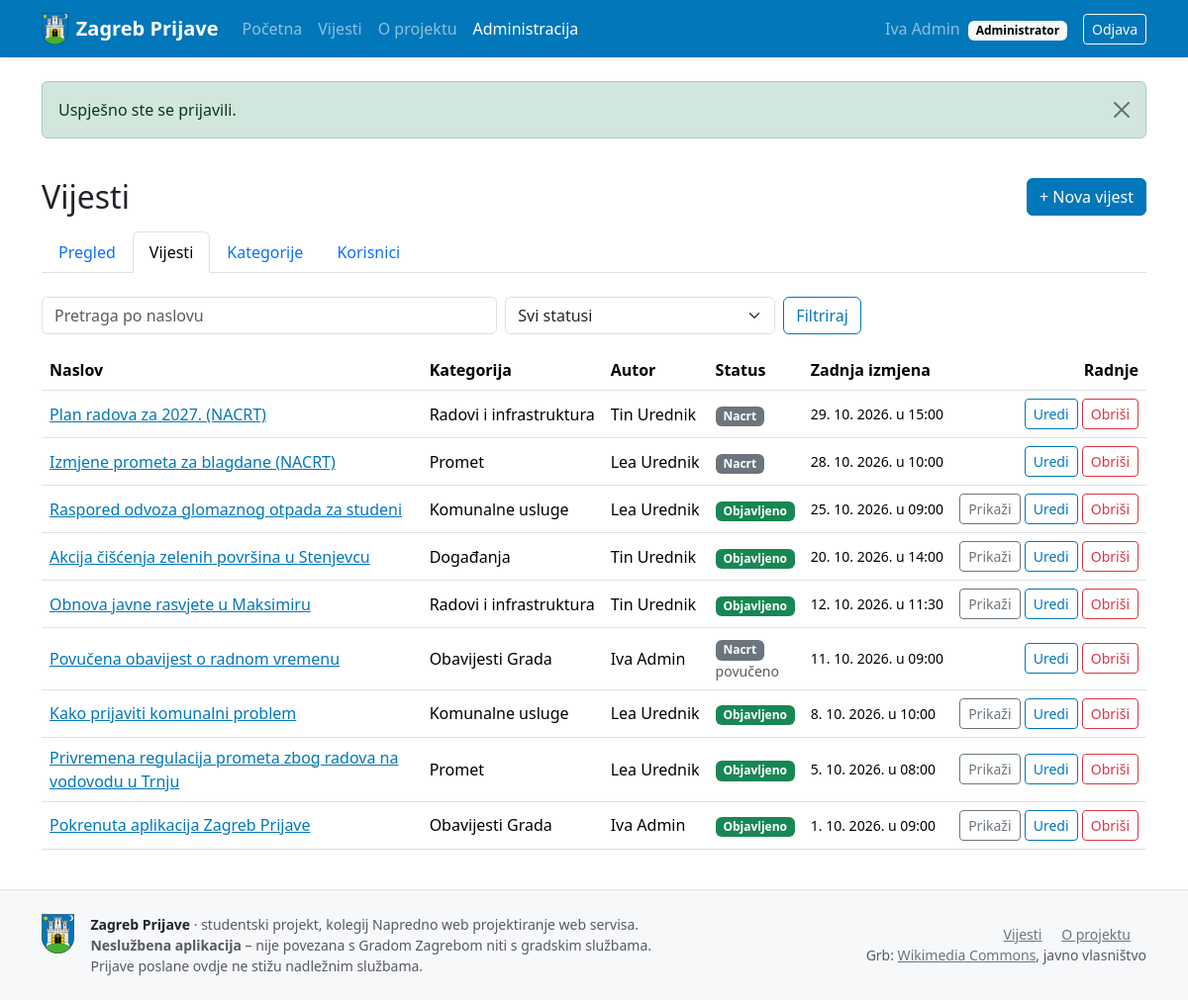
The app's page /zagreb-prijave/admin/vijesti (signed in) with its own data.
### tables this page shows
CREATE TABLE korisnici (
  id             INT UNSIGNED     NOT NULL AUTO_INCREMENT,
  ime            VARCHAR(50)      NOT NULL,
  prezime        VARCHAR(50)      NOT NULL,
  email          VARCHAR(255)     NOT NULL,
  lozinka_hash   VARCHAR(255)     NOT NULL,    
  uloga_id       TINYINT UNSIGNED NOT NULL,
  aktivan        TINYINT(1)       NOT NULL DEFAULT 1,
  zadnja_prijava DATETIME         NULL,
  kreirano_u     DATETIME         NOT NULL DEFAULT CURRENT_TIMESTAMP,
  azurirano_u    DATETIME         NOT NULL DEFAULT CURRENT_TIMESTAMP ON UPDATE CURRENT_TIMESTAMP,
  PRIMARY KEY (id),
  UNIQUE KEY uq_korisnici_email (email),
  KEY idx_korisnici_uloga (uloga_id),
  CONSTRAINT fk_korisnici_uloga
    FOREIGN KEY (uloga_id) REFERENCES uloge (id)
    ON UPDATE CASCADE ON DELETE RESTRICT,      
  CONSTRAINT chk_korisnici_aktivan CHECK (aktivan IN (0, 1))
);

CREATE TABLE uloge (
  id    TINYINT UNSIGNED NOT NULL AUTO_INCREMENT,
  kod   VARCHAR(20)      NOT NULL,
  naziv VARCHAR(50)      NOT NULL,
  opis  VARCHAR(255)     NULL,
  PRIMARY KEY (id),
  UNIQUE KEY uq_uloge_kod (kod)
);

CREATE TABLE vijesti (
  id            INT UNSIGNED      NOT NULL AUTO_INCREMENT,
  kategorija_id SMALLINT UNSIGNED NOT NULL,
  autor_id      INT UNSIGNED      NOT NULL,
  naslov        VARCHAR(200)      NOT NULL,
  sazetak       VARCHAR(500)      NOT NULL,
  sadrzaj       MEDIUMTEXT        NOT NULL,
  slika         VARCHAR(255)      NULL,
  status        ENUM('nacrt','objavljeno') NOT NULL DEFAULT 'nacrt',
  datum_objave  DATETIME          NULL,        
  kreirano_u    DATETIME          NOT NULL DEFAULT CURRENT_TIMESTAMP,
  azurirano_u   DATETIME          NOT NULL DEFAULT CURRENT_TIMESTAMP ON UPDATE CURRENT_TIMESTAMP,
  PRIMARY KEY (id),
  KEY idx_vijesti_kategorija (kategorija_id),
  KEY idx_vijesti_autor (autor_id),
  KEY idx_vijesti_status_datum (status, datum_objave),   
  CONSTRAINT fk_vijesti_kategorija
    FOREIGN KEY (kategorija_id) REFERENCES kategorije_vijesti (id)
    ON UPDATE CASCADE ON DELETE RESTRICT,      
  CONSTRAINT fk_vijesti_autor
    FOREIGN KEY (autor_id) REFERENCES korisnici (id)
    ON UPDATE CASCADE ON DELETE RESTRICT,
   
  CONSTRAINT chk_vijesti_objava CHECK (status <> 'objavljeno' OR datum_objave IS NOT NULL)
);

CREATE TABLE kategorije_vijesti (
  id          SMALLINT UNSIGNED NOT NULL AUTO_INCREMENT,
  naziv       VARCHAR(80)       NOT NULL,
  opis        VARCHAR(255)      NULL,
  kreirano_u  DATETIME          NOT NULL DEFAULT CURRENT_TIMESTAMP,
  azurirano_u DATETIME          NOT NULL DEFAULT CURRENT_TIMESTAMP ON UPDATE CURRENT_TIMESTAMP,
  PRIMARY KEY (id),
  UNIQUE KEY uq_kategorije_naziv (naziv)
);

### views/admin/vijesti/index.php (the view, shortened to what the rows shown need)
<div class="d-flex flex-wrap justify-content-between align-items-center gap-2 mb-3">
    <h1 class="h2 mb-0"><?= e($title) ?></h1>
    <a href="<?= e(url('/admin/vijesti/nova')) ?>" class="btn btn-primary">+ Nova vijest</a>
</div>
<?php require __DIR__ . '/../_nav.php'; ?>
<form method="get" action="<?= e(url('/admin/vijesti')) ?>" class="row g-2 mb-3" role="search">
    <div class="col-sm-6 col-md-5">
        <input type="search" class="form-control" id="q" name="q" maxlength="100" placeholder="Pretraga po naslovu"
               value="<?= e($q) ?>">
    </div>
    <div class="col-sm-4 col-md-3">
        <select class="form-select" id="status" name="status">
            <option value="">Svi statusi</option>
        </select>
    </div>
    <div class="col-auto">
        <button type="submit" class="btn btn-outline-primary">Filtriraj</button>
    </div>
</form>
<?php if ($vijesti === []): ?>
    <div class="text-center text-body-secondary py-5 border rounded-3">
        <?= $q !== '' || $status !== null ? 'Nema vijesti koje odgovaraju filtru.' : 'Još nema vijesti. Napišite prvu!' ?>
    </div>
<?php else: ?>
    <div class="table-responsive">
        <table class="table table-hover align-middle">
            <thead>
            <tr>
                <th scope="col">Naslov</th>
                <th scope="col">Kategorija</th>
                <?php if ($sveVijesti): ?><th scope="col">Autor</th><?php endif; ?>
                <th scope="col">Status</th>
                <th scope="col">Zadnja izmjena</th>
                <th scope="col" class="text-end">Radnje</th>
            </tr>
            </thead>
            <tbody>
            <?php foreach ($vijesti as $v): ?>
                <tr>
                    <td><a href="<?= e(url('/admin/vijesti/' . (int) $v['id'] . '/uredi')) ?>"><?= e($v['naslov']) ?></a></td>
                    <td class="text-nowrap"><?= e($v['kategorija']) ?></td>
                    <?php if ($sveVijesti): ?><td class="text-nowrap"><?= e($v['autor']) ?></td><?php endif; ?>
                    <td>
                        <?php if ($v['status'] === 'objavljeno'): ?>
                            <span class="badge text-bg-success">Objavljeno</span>
                        <?php else: ?>
                            <span class="badge text-bg-secondary">Nacrt</span>
                            <?php if ($v['datum_objave']): ?><span class="small text-body-secondary d-block">povučeno</span><?php endif; ?>
                        <?php endif; ?>
                    </td>
                    <td class="text-nowrap small"><?= e(datum($v['azurirano_u'], true)) ?></td>
                    <td class="text-end text-nowrap">
                        <?php if ($v['status'] === 'objavljeno'): ?>
                            <a href="<?= e(url('/vijesti/' . (int) $v['id'])) ?>" class="btn btn-sm btn-outline-secondary">Prikaži</a>
                        <?php endif; ?>
                        <a href="<?= e(url('/admin/vijesti/' . (int) $v['id'] . '/uredi')) ?>" class="btn btn-sm btn-outline-primary">Uredi</a>
                        <form method="post" action="<?= e(url('/admin/vijesti/' . (int) $v['id'] . '/obrisi')) ?>" class="d-inline"
                              data-potvrda="Obrisati vijest „<?= e($v['naslov']) ?>”? Radnja se ne može poništiti.">
                            <button type="submit" class="btn btn-sm btn-outline-danger">Obriši</button>
                        </form>
                    </td>
                </tr>
            <?php endforeach; ?>
            </tbody>
        </table>
    </div>
<?php endif; ?>

### views/admin/_nav.php (shortened to what the rows shown need)
<?php
$stavke = Auth::hasRole('admin')
    ? ['/admin' => 'Pregled', '/admin/vijesti' => 'Vijesti', '/admin/kategorije' => 'Kategorije', '/admin/korisnici' => 'Korisnici']
    : ['/admin/vijesti' => 'Moje vijesti'];
$trenutna = request_path();
?>
<ul class="nav nav-tabs mb-4">
    <?php foreach ($stavke as $putanja => $naziv):
        $aktivna = $trenutna === $putanja || ($putanja !== '/admin' && str_starts_with($trenutna, $putanja . '/')); ?>
        <li class="nav-item">
            <a class="nav-link<?= $aktivna ? ' active' : '' ?>" href="<?= e(url($putanja)) ?>"
                <?= $aktivna ? 'aria-current="page"' : '' ?>><?= e($naziv) ?></a>
        </li>
    <?php endforeach; ?>
</ul>

### src/Core/Router.php (shortened to what the rows shown need)
<?php
final class Router
{
    private array $routes = [];
    private function add(string $method, string $path, array $handler, array $options): void
    {
        $pattern = preg_replace('#\{(\w+)\}#', '(?P<$1>\d+)', $path);
        $this->routes[] = [
            'method'  => $method,
            'pattern' => '#^' . $pattern . '$#',
            'handler' => $handler,
            'options' => $options,
        ];
    }
    public function dispatch(string $method, string $path): void
    {
        foreach ($this->routes as $route) {
            if (!preg_match($route['pattern'], $path, $matches)) {
                continue;
            }
            $params = array_map('intval', array_filter($matches, 'is_string', ARRAY_FILTER_USE_KEY));
            if (!$this->passesGuards($method, $route['options'])) {
                return;
            }
            [$class, $action] = $route['handler'];
            (new $class())->$action(...$params);
            return;
        }
    }
    private function passesGuards(string $method, array $options): bool
    {
        $uloge = $options['uloge'] ?? [];
        if ((!empty($options['auth']) || $uloge !== []) && !Auth::check()) {
            Session::flash('warning', 'Za pristup ovoj stranici morate se prijaviti.');
            redirect('/racun/prijava');
        }
        return true;
    }
}

### views/layout.php (shortened to what the rows shown need)
<?php
$korisnik = Auth::user();
$flash = Session::pullFlash();
?>
<!DOCTYPE html>
<html lang="hr">
<head>
    <link rel="stylesheet"
          href="https://cdn.jsdelivr.net/npm/bootstrap@5.3.3/dist/css/bootstrap.min.css"
>
    <link rel="stylesheet" href="<?= e(asset('css/app.css')) ?>">
</head>
<body class="d-flex flex-column min-vh-100">
<nav class="navbar navbar-expand-lg navbar-dark bg-zagreb shadow-sm">
    <div class="container">
        <a class="navbar-brand d-flex align-items-center gap-2 fw-semibold" href="<?= e(url('/')) ?>">
            <img src="<?= e(asset('img/grb-zagreb.svg')) ?>" alt="" class="brand-grb">
            Zagreb Prijave
        </a>
        <div class="collapse navbar-collapse" id="glavniIzbornik">
            <ul class="navbar-nav me-auto">
                <?= nav_link('/', 'Početna') ?>
                <?= nav_link('/vijesti', 'Vijesti') ?>
                <?= nav_link('/o-projektu', 'O projektu') ?>
                <?php if (Auth::hasRole('admin')): ?>
                    <?= nav_link('/admin', 'Administracija') ?>
                <?php elseif (Auth::hasRole('urednik')): ?>
                    <?= nav_link('/admin/vijesti', 'Moje vijesti') ?>
                <?php endif; ?>
            </ul>
            <ul class="navbar-nav align-items-lg-center gap-lg-2">
                <?php if ($korisnik): ?>
                    <li class="nav-item">
                        <a class="nav-link" href="<?= e(url('/racun/profil')) ?>">
                            <?= e($korisnik['ime'] . ' ' . $korisnik['prezime']) ?>
                            <span class="badge text-bg-light ms-1"><?= e($korisnik['uloga_naziv']) ?></span>
                        </a>
                    </li>
                    <li class="nav-item">
                        <form method="post" action="<?= e(url('/racun/odjava')) ?>" class="d-inline">
                            <button type="submit" class="btn btn-outline-light btn-sm">Odjava</button>
                        </form>
                    </li>
                <?php endif; ?>
            </ul>
        </div>
    </div>
</nav>
<main id="sadrzaj" class="flex-grow-1">
    <?php if ($flash): ?>
        <div class="container pt-4">
            <?php foreach ($flash as $poruka): ?>
                <div class="alert alert-<?= e($poruka['type']) ?> alert-dismissible fade show" role="alert">
                    <?= e($poruka['message']) ?>
                    <button type="button" class="btn-close" data-bs-dismiss="alert" aria-label="Zatvori"></button>
                </div>
            <?php endforeach; ?>
        </div>
    <?php endif; ?>
    <?php if (!empty($punaSirina)): ?>
        <?= $content  ?>
    <?php else: ?>
        <div class="container py-4"><?= $content ?></div>
    <?php endif; ?>
</main>
<footer class="footer border-top mt-auto">
    <div class="container py-4">
        <div class="row g-3 align-items-center">
            <div class="col-md-7 d-flex gap-3 align-items-start">
                <img src="<?= e(asset('img/grb-zagreb.svg')) ?>" alt="" class="footer-grb">
                <div class="small text-body-secondary">
                    <strong class="text-body">Zagreb Prijave</strong> · studentski projekt, kolegij
                    Napredno web projektiranje web servisa.<br>
                    <strong>Neslužbena aplikacija</strong> – nije povezana s Gradom Zagrebom niti s gradskim službama.
                    Prijave poslane ovdje ne stižu nadležnim službama.
                </div>
            </div>
            <div class="col-md-5 small text-md-end">
                <a href="<?= e(url('/vijesti')) ?>" class="link-secondary me-3">Vijesti</a>
                <a href="<?= e(url('/o-projektu')) ?>" class="link-secondary me-3">O projektu</a>
                <br class="d-none d-md-inline">
                <span class="text-body-secondary">
                    Grb: <a class="link-secondary" href="https://commons.wikimedia.org/wiki/File:Coat_of_arms_of_Zagreb.svg"
                            rel="noopener" target="_blank">Wikimedia Commons</a>, javno vlasništvo
                </span>
            </div>
        </div>
    </div>
</footer>
</body>
</html>

### records on screen
korisnici: ime+prezime "Iva Admin", uloga.naziv "Administrator", uloga.kod "Pregled", uloga.kod "Vijesti", uloga.kod "Kategorije", uloga.kod "Korisnici"
vijesti: naslov "Plan radova za 2027. (NACRT)", kategorija.naziv "Radovi i infrastruktura", autor "Tin Urednik", status "Nacrt", azurirano_u "29. 10. 2026. u 15:00"
vijesti: naslov "Izmjene prometa za blagdane (NACRT)", kategorija.naziv "Promet", autor "Lea Urednik", status "Nacrt", azurirano_u "28. 10. 2026. u 10:00"
vijesti: naslov "Raspored odvoza glomaznog otpada za studeni", kategorija.naziv "Komunalne usluge", autor "Lea Urednik", status "Objavljeno", azurirano_u "25. 10. 2026. u 09:00"
vijesti: naslov "Akcija čišćenja zelenih površina u Stenjevcu", kategorija.naziv "Događanja", autor "Tin Urednik", status "Objavljeno", azurirano_u "20. 10. 2026. u 14:00"
vijesti: naslov "Obnova javne rasvjete u Maksimiru", kategorija.naziv "Radovi i infrastruktura", autor "Tin Urednik", status "Objavljeno", azurirano_u "12. 10. 2026. u 11:30"
vijesti: naslov "Povučena obavijest o radnom vremenu", kategorija.naziv "Obavijesti Grada", autor "Iva Admin", status "Nacrt", azurirano_u "11. 10. 2026. u 09:00"
vijesti: naslov "Kako prijaviti komunalni problem", kategorija.naziv "Komunalne usluge", autor "Lea Urednik", status "Objavljeno", azurirano_u "8. 10. 2026. u 10:00"
vijesti: naslov "Privremena regulacija prometa zbog radova na vodovodu u Trnju", kategorija.naziv "Promet", autor "Lea Urednik", status "Objavljeno", azurirano_u "5. 10. 2026. u 08:00"
vijesti: naslov "Pokrenuta aplikacija Zagreb Prijave", kategorija.naziv "Obavijesti Grada", autor "Iva Admin", status "Objavljeno", azurirano_u "1. 10. 2026. u 09:00"

### other values on screen
$label "Početna Vijesti O projektu Administracija"
$poruka['message'] "Uspješno ste se prijavili."
